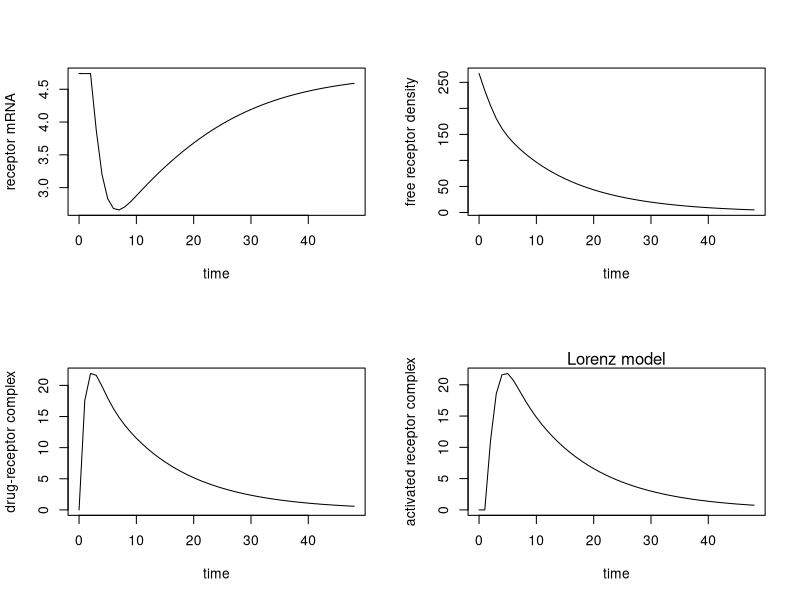

Write the R code that produced this figure.
## ---- chunk 1
knitr::opts_chunk$set(echo = TRUE)
library('deSolve')
## ---- chunk 2
parameters <- c(Ks_RM = 2.90,
                IC50_Rm = 26.2,
                Kon = 0.00329,
                Kt = 0.63,
                Kre = 0.57,
                Rf = 0.49,
                Kd_r = 0.0572,
                Kd_rm = 0.612,
                Ks_r = 3.22,
                D = 20)

state <- c(Rm0 = 4.74,
           R0 = 267,
           DR = 0,
           DRn = 0)


times <- seq(0, 48, by = 1)


volume <- function(t,y,parms){
  with(as.list(c(y, parms)),{
         dmRNA <- Ks_RM * (1- (DRn / (IC50_Rm + DRn))) - Kd_rm * Rm0
         dR <- Ks_r * dmRNA + Rf * Kre * DRn - Kon * D * R0 - Kd_r * R0
         dDR <- Kon * D * R0 - Kt * DR
         dDRn <- Kt * DR - Kre * DRn
         return(list(c(dmRNA, dR, dDR, dDRn)))
       }
       )
}

out <- ode(times = times, y = state, parms = parameters, func = volume, method="euler")

plot(out, ylab=c("receptor mRNA", "free receptor density", 
                 "drug-receptor complex", "activated receptor complex"), 
     main="")
mtext("Lorenz model")
